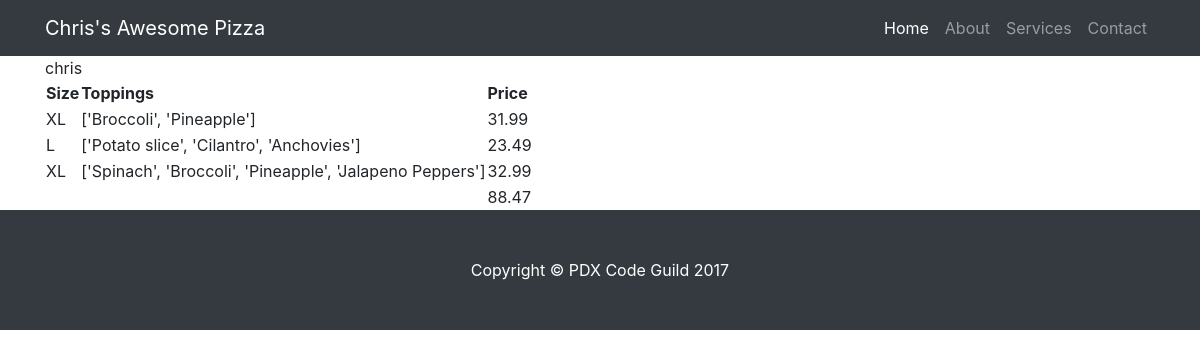
The page / on the database its author committed.
### pages/models.py (models this page shows, shortened)
class User(AbstractUser):
    phone = models.CharField(max_length=20)
    address = models.ManyToManyField('Address', blank=True)

class Order(models.Model):
    user = models.ForeignKey('User', on_delete=models.CASCADE, related_name='orders')
    total = models.CharField(max_length=20, null=True, blank=True)
    timestamp = models.DateTimeField(auto_now_add=True)
    address = models.ForeignKey('Address', on_delete=models.CASCADE)

class Pizza(models.Model):
    SIZE_CHOICES = (
        ('S', 'Small'),
        ('M', 'Medium'),
        ('L', 'Large'),
        ('XL', 'Extra Large'),
    )
    SIZE_PRICES = {
        'S': decimal.Decimal(10.99),
        'M': decimal.Decimal(14.99),
        'L': decimal.Decimal(21.99),
        'XL': decimal.Decimal(30.99)
    }
    toppings = models.ManyToManyField('Topping', blank=True)
    size = models.CharField(max_length=255, choices=SIZE_CHOICES)
    price = models.DecimalField(decimal_places=2, max_digits=6, null=True, blank=True)
    order = models.ForeignKey('Order', on_delete=models.CASCADE, related_name='pizzas')
    def get_toppings_names(self):
        return [x.name for x in self.toppings.all()]

class Topping(models.Model):
    name = models.CharField(max_length=255)
    price = models.DecimalField(decimal_places=2, max_digits=6, null=True, blank=True)

### pages/views.py (the view)
# urls.py: path('', p_views.index, name='home'),
def index(request):
    return render(request, 'pages/index.html', {'users': User.objects.all()})

### pages/templates/pages/index.html
{% extends 'base.html' %}
{% load static %}
{% block content %}
    <div class="container">
        {% for i in users %}
            <div>
                {{ i.username }}
                {% for o in i.orders.all %}
                    <table>
                        <tr>
                            <th>Size</th>
                            <th>Toppings</th>
                            <th>Price</th>
                        </tr>
                        {% for p in o.pizzas.all %}
                            <tr>
                                <td>
                                    {{ p.size }}
                                </td>
                                <td>
                                    {{ p.get_toppings_names }}
                                </td>
                                <td>
                                    {{ p.price }}
                                </td>
                            </tr>
                        {% endfor %}
                    <tr>
                        <td></td>
                        <td></td>
                        <td>{{ o.total }}</td></tr>
                    </table>
                {% endfor %}
            </div>
        {% endfor %}
    </div>
{% endblock %}

### pages/templates/base.html (shortened to what this page needs)
{% load static %}
<!DOCTYPE html>
<html lang="en">
<head>
    <link href="{% static 'pages/vendor/bootstrap/css/bootstrap.min.css' %}" rel="stylesheet">
    <link href="{% static 'pages/css/thumbnail-gallery.css' %}" rel="stylesheet">
</head>
<body>
<nav class="navbar navbar-expand-lg navbar-dark bg-dark fixed-top">
    <div class="container">
        <a class="navbar-brand" href="#">Chris's Awesome Pizza</a>
        <div class="collapse navbar-collapse" id="navbarResponsive">
            <ul class="navbar-nav ml-auto">
                <li class="nav-item active">
                    <a class="nav-link" href="#">Home
                    </a>
                </li>
                <li class="nav-item">
                    <a class="nav-link" href="#">About</a>
                </li>
                <li class="nav-item">
                    <a class="nav-link" href="#">Services</a>
                </li>
                <li class="nav-item">
                    <a class="nav-link" href="#">Contact</a>
                </li>
            </ul>
        </div>
    </div>
</nav>
{% block content %}
{% endblock %}
<footer class="py-5 bg-dark">
    <div class="container">
        <p class="m-0 text-center text-white">Copyright &copy; PDX Code Guild 2017</p>
    </div>
</footer>
</body>
</html>

### pages/static/pages/css/thumbnail-gallery.css (style rules this page uses)
body { padding-top: 54px; }
@media (min-width: 992px) { body { padding-top: 56px; } }

### rows shown on the page
User: username "chris"
Order: total "88.47"
Pizza: size "XL", get_toppings_names "['Broccoli', 'Pineapple']", price "31.99"
Pizza: size "L", get_toppings_names "['Potato slice', 'Cilantro', 'Anchovies']", price "23.49"
Pizza: size "XL", get_toppings_names "['Spinach', 'Broccoli', 'Pineapple', 'Jalapeno Peppers']", price "32.99"
